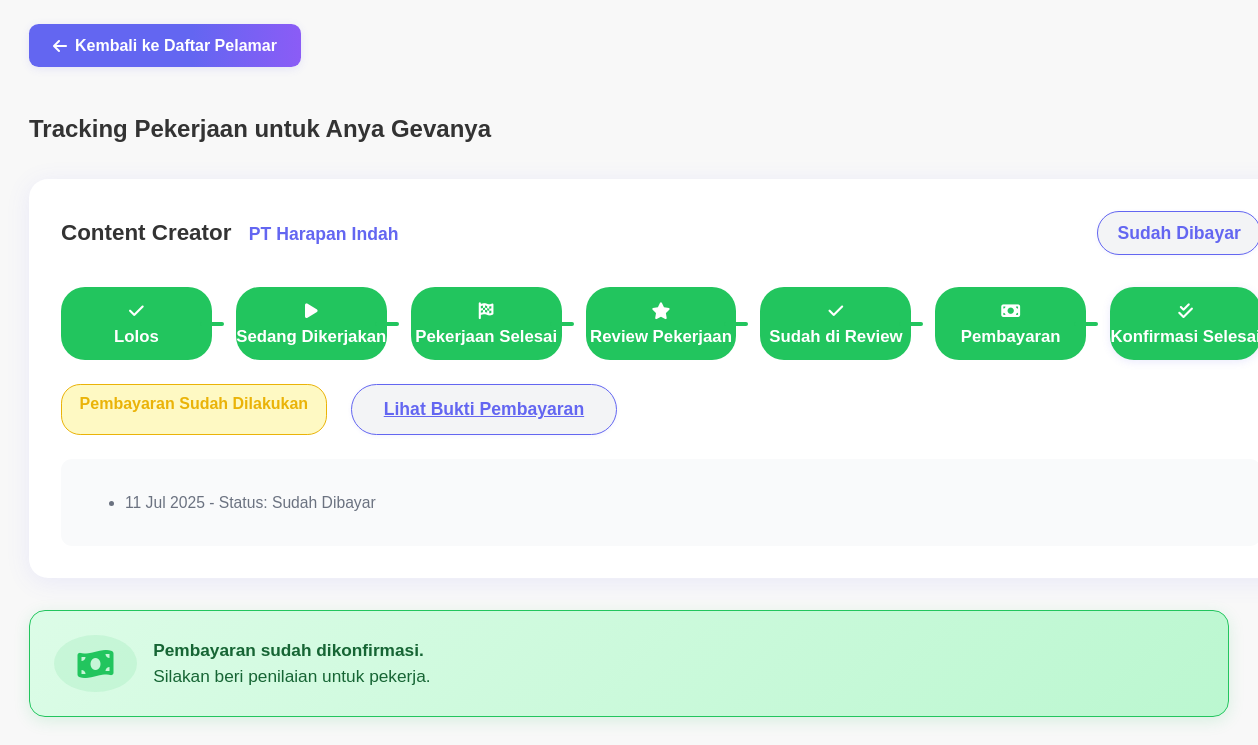
Page /src/pages/tracking-pekerjaan.php?app_id=2 on the committed database.
### tables this page shows
CREATE TABLE `applications` (
  `id` int(11) NOT NULL,
  `user_id` int(11) NOT NULL,
  `job_id` int(11) NOT NULL,
  `cover_letter` text DEFAULT NULL,
  `cv_file` varchar(255) DEFAULT NULL,
  `expected_salary` decimal(10,2) DEFAULT NULL,
  `availability` varchar(50) DEFAULT NULL,
  `additional_info` text DEFAULT NULL,
  `status` enum('menunggu','direview','terseleksi','interview','lolos','tidak_terseleksi','tidak_lolos') NOT NULL DEFAULT 'menunggu',
  `work_status` enum('not_started','in_progress','completed','reviewed','sudah_direview','waiting_worker_confirmation','paid') DEFAULT 'not_started',
  `applied_at` timestamp NOT NULL DEFAULT current_timestamp(),
  `updated_at` timestamp NOT NULL DEFAULT current_timestamp() ON UPDATE current_timestamp(),
  `payment_proof` varchar(255) DEFAULT NULL
);

CREATE TABLE `users` (
  `id` int(11) NOT NULL,
  `name` varchar(100) NOT NULL,
  `email` varchar(100) NOT NULL,
  `password` varchar(255) NOT NULL,
  `profile_picture` varchar(255) DEFAULT NULL,
  `bio` text DEFAULT NULL,
  `specializations` varchar(255) DEFAULT NULL,
  `linkedin_url` varchar(255) DEFAULT NULL,
  `instagram_url` varchar(255) DEFAULT NULL,
  `facebook_url` varchar(255) DEFAULT NULL,
  `twitter_url` varchar(255) DEFAULT NULL,
  `education` text DEFAULT NULL,
  `portfolio_url` varchar(255) DEFAULT NULL,
  `cv_url` varchar(255) DEFAULT NULL,
  `created_at` timestamp NOT NULL DEFAULT current_timestamp(),
  `bank_account` varchar(100) DEFAULT NULL,
  `bank_name` varchar(50) DEFAULT NULL
);

CREATE TABLE `jobs` (
  `id` int(11) NOT NULL,
  `title` varchar(255) NOT NULL,
  `brief_description` varchar(200) DEFAULT NULL,
  `full_description` text DEFAULT NULL,
  `category` varchar(100) DEFAULT NULL,
  `location` varchar(100) DEFAULT NULL,
  `payment_type` varchar(50) DEFAULT NULL,
  `amount` decimal(15,2) DEFAULT NULL,
  `currency` varchar(10) DEFAULT NULL,
  `requirements` text DEFAULT NULL,
  `company_name` varchar(100) DEFAULT NULL,
  `company_email` varchar(100) DEFAULT NULL,
  `company_logo_url` varchar(255) DEFAULT NULL,
  `posted_by` int(11) DEFAULT NULL,
  `created_at` timestamp NOT NULL DEFAULT current_timestamp(),
  `status` enum('TERBUKA','TERTUTUP') NOT NULL DEFAULT 'TERBUKA'
);

### src/pages/tracking-pekerjaan.php (the view, shortened to what this page needs)
<?php
require_once '../db/connection.php';
$app_id = intval($_GET['app_id']);
$query = mysqli_query($conn, "SELECT a.*, u.name, u.bank_account, u.bank_name, j.title, j.company_name, j.posted_by FROM applications a JOIN users u ON a.user_id = u.id JOIN jobs j ON a.job_id = j.id WHERE a.id='$app_id'");
$app = mysqli_fetch_assoc($query);
$is_worker = ($_SESSION['user_id'] == $app['user_id']);
$is_employer = ($_SESSION['user_id'] == $app['posted_by']);
$work_status = strtolower($app['work_status'] ?? 'not_started');
?>
<!DOCTYPE html>
<html lang="id">
<head>
    <link rel="stylesheet" href="../styles/tracking.css">
    <link rel="stylesheet" href="https://cdnjs.cloudflare.com/ajax/libs/font-awesome/6.4.0/css/all.min.css">
</head>
<body>
    <div class="container">
        <a href="applicants-list.php?job_id=<?= $app['job_id'] ?>" class="back-btn">
            <i class="fa fa-arrow-left"></i> Kembali ke Daftar Pelamar
        </a>
        <h2>Tracking Pekerjaan untuk <?= htmlspecialchars($app['name']) ?></h2>
<div class="progress-card">
  <div class="job-header">
    <h2><?= htmlspecialchars($app['job_title'] ?? $app['title']) ?> <span class="company"><?= htmlspecialchars($app['company_name']) ?></span></h2>
    <span class="badge badge-status badge-<?= $work_status ?><?php if($work_status=='reviewed') echo ' badge-reviewed'; ?>">
      <?php
        $status_display = [
          'not_started' => 'Lolos',
          'in_progress' => 'Sedang Dikerjakan',
          'completed' => 'Pekerjaan Selesai',
          'reviewed' => 'Review Pekerjaan',
          'sudah_direview' => 'Sudah di Review',
          'waiting_worker_confirmation' => 'Menunggu Konfirmasi Pekerja',
          'paid' => 'Sudah Dibayar'
        ];
        echo $status_display[$work_status] ?? 'Lolos';
      ?>
    </span>
  </div>
  <div class="progress-stepper">
    <div class="progress-step <?= $work_status=='not_started'?'active':($work_status!='not_started'?'completed':'') ?>">
      <i class="fa fa-check"></i><br>Lolos
    </div>
    <div class="progress-step <?= $work_status=='in_progress'?'active':(in_array($work_status,['completed','reviewed','waiting_worker_confirmation','paid'])?'completed':'') ?>">
      <i class="fa fa-play"></i><br>Sedang Dikerjakan
    </div>
    <div class="progress-step <?= $work_status=='completed'?'active':(in_array($work_status,['reviewed','waiting_worker_confirmation','paid'])?'completed':'') ?>">
      <i class="fa fa-flag-checkered"></i><br>Pekerjaan Selesai
    </div>
    <div class="progress-step <?= $work_status=='reviewed'?'active':($work_status=='sudah_direview'?'completed':(in_array($work_status,['waiting_worker_confirmation','paid'])?'completed':'') ) ?>">
      <i class="fa fa-star"></i><br>Review Pekerjaan
    </div>
    <div class="progress-step <?= $work_status=='sudah_direview'?'active':(in_array($work_status,['waiting_worker_confirmation','paid'])?'completed':'') ?>">
      <i class="fa fa-check"></i><br>Sudah di Review
    </div>
    <div class="progress-step <?= $work_status=='waiting_worker_confirmation'?'active':($work_status=='paid'?'completed':'') ?>">
      <i class="fa fa-money-bill"></i><br>Pembayaran
    </div>
    <div class="progress-step <?= $work_status=='paid'?'active completed':'' ?>">
      <i class="fa fa-check-double"></i><br>Konfirmasi Selesai
    </div>
  </div>
  <div class="progress-actions">
    <?php if ($work_status=='not_started' && $is_worker): ?>
      <button class="btn btn-primary" onclick="updateProgress(<?= $app['id'] ?>, 'dikerjakan')">Mulai Dikerjakan</button>
    <?php elseif ($work_status=='in_progress' && $is_worker): ?>
      <button class="btn btn-primary" onclick="updateProgress(<?= $app['id'] ?>, 'sudah_dikerjakan')">Pekerjaan Selesai</button>
    <?php elseif ($work_status=='completed' && $is_employer): ?>
      <button class="btn btn-primary" onclick="reviewPekerjaan(<?= $app['id'] ?>)">Review Pekerjaan</button>
    <?php elseif ($work_status=='reviewed' && $is_employer): ?>
      <button class="btn btn-primary" onclick="updateProgress(<?= $app['id'] ?>, 'sudah_direview')">Sudah di Review</button>
    <?php elseif ($work_status=='sudah_direview' && $is_employer): ?>
      <button class="btn btn-primary" onclick='openPaymentModal(<?= json_encode((string)$app['id']) ?>, <?= json_encode($app['bank_account'] ?? "") ?>, <?= json_encode($app['bank_name'] ?? "") ?>)'>Lakukan Pembayaran</button>
    <?php elseif ($work_status=='paid' && $is_employer): ?>
      <button class="btn btn-info" onclick="openRatingModal(<?= $app['id'] ?>)">Beri Penilaian</button>
    <?php elseif ($work_status=='paid'): ?>
      <span class="badge badge-pembayaran">Pembayaran Sudah Dilakukan</span>
      <a href="../<?= $app['payment_proof'] ?>" class="btn btn-secondary" target="_blank">Lihat Bukti Pembayaran</a>
    <?php endif; ?>
  </div>
  <div class="progress-log">
    <ul>
      <li><?= date('d M Y', strtotime($app['updated_at'] ?? $app['applied_at'])) ?> - Status: <?= $status_display[$work_status] ?? 'Lolos' ?></li>
    </ul>
  </div>
</div>
        <div style="margin-top:2rem;">
        <?php if ($work_status == 'not_started'): ?>
            <div class="info-card info-welcome">
                <i class="fa fa-user-check"></i>
                <div class="info-text">
                    <strong>Pekerja telah diterima.</strong><br>
                    Menunggu mulai pengerjaan.
                </div>
            </div>
        <?php elseif ($work_status == 'paid'): ?>
            <div class="info-card info-paid">
                <i class="fa fa-money-bill-wave"></i>
                <div class="info-text">
                    <strong>Pembayaran sudah dikonfirmasi.</strong><br>
                    Silakan beri penilaian untuk pekerja.
                </div>
            </div>
        <?php endif; ?>
        </div>
    </div>
</body>
</html>

### src/styles/tracking.css (style rules this page uses)
body { font-family: sans-serif; background: #f8f8f8; color: #333; margin: 0; padding: 0; line-height: 1.5; }
.container { max-width: 1200px; margin-left: auto; margin-right: auto; padding-left: 1rem; padding-right: 1rem; }
.badge-pembayaran { background: #fef9c3; color: #eab308; border: 1.5px solid #eab308; border-radius: 1.2rem; padding: 0.4rem 1.1rem; font-weight: 600; font-size: 1rem; margin-right: 0.5rem; }
.progress-card { background: #fff; border-radius: 1.2rem; box-shadow: 0 4px 24px rgba(99,102,241,0.10); padding: 2rem; margin: 2rem 0; max-width: 100vw; width: 100%; margin-left: auto; margin-right: auto; }
.job-header { display: flex; justify-content: space-between; align-items: center; flex-wrap: wrap; gap: 1rem; }
.job-header h2 { font-size: 1.4rem; font-weight: 700; margin: 0; }
.job-header .company { font-size: 1.1rem; color: #6366f1; margin-left: 0.7rem; font-weight: 600; }
.badge-status { font-size: 1.1rem; padding: 0.5rem 1.2rem; border-radius: 2rem; font-weight: 600; background: #f3f4f6; color: #6366f1; border: 1.5px solid #6366f1; box-shadow: 0 1px 4px rgba(99,102,241,0.07); }
.progress-stepper { display: flex; gap: 1.5rem; margin: 2rem 0 1.5rem 0; justify-content: space-between; flex-wrap: nowrap; overflow-x: visible; width: 100%; }
.progress-step { flex: 1 1 0; min-width: 120px; text-align: center; position: relative; padding: 0.7rem 0; border-radius: 1.5rem; background: #f3f4f6; color: #888; font-size: 1.05rem; font-weight: 500; transition: background 0.2s, color 0.2s; }
.progress-step.active { background: #6366f1; color: #fff; font-weight: bold; box-shadow: 0 2px 8px rgba(99,102,241,0.13); }
.progress-step.completed { background: #22c55e; color: #fff; font-weight: bold; }
.progress-step:not(:last-child)::after { content: ''; position: absolute; right: -0.75rem; top: 50%; transform: translateY(-50%); width: 1.5rem; height: 4px; background: #e5e7eb; z-index: 0; border-radius: 2px; }
.progress-step.completed:not(:last-child)::after { background: #22c55e; }
.progress-actions { display: flex; gap: 1rem; margin: 1.5rem 0 0.5rem 0; flex-wrap: wrap; }
.btn { padding: 0.7rem 2rem; border-radius: 2rem; font-size: 1.1rem; font-weight: 600; cursor: pointer; transition: background 0.18s, color 0.18s, box-shadow 0.18s; box-shadow: 0 1px 4px rgba(99,102,241,0.07); border: none; outline: none; }
.btn-secondary { background: #f3f4f6; color: #6366f1; border: 1.5px solid #6366f1; }
.progress-log { margin-top: 1.5rem; font-size: 0.98rem; color: #6b7280; background: #f9fafb; border-radius: 0.7rem; padding: 1rem 1.5rem; }
.back-btn { display: inline-flex; align-items: center; gap: 0.5rem; background: linear-gradient(90deg, #6366f1 60%, #8b5cf6 100%); color: #fff; border: none; border-radius: 0.6rem; padding: 0.6rem 1.5rem; font-size: 1rem; font-weight: 600; margin-top: 1.5rem; margin-bottom: 1.5rem; box-shadow: 0 2px 8px rgba(99,102,241,0.13); cursor: pointer; text-decoration: none; transition: background 0.2s, box-shadow 0.2s, transform 0.1s; }
.info-card .info-text { flex: 1; font-size: 1.08rem; color: #166534; }
.info-card.info-paid { background: linear-gradient(135deg, #dcfce7 0%, #bbf7d0 100%); border: 1.5px solid #22c55e; color: #166534; padding: 1.5rem; border-radius: 1rem; display: flex; align-items: center; gap: 1rem; margin: 1rem 0; box-shadow: 0 4px 16px rgba(34,197,94,0.15); transition: transform 0.2s, box-shadow 0.2s; }
.info-card.info-paid i { font-size: 2rem; color: #22c55e; background: rgba(34,197,94,0.1); padding: 0.8rem; border-radius: 50%; min-width: 3.6rem; text-align: center; }

### rows in the picture
applications: user.name "Anya Gevanya", job.title "Content Creator", job.company_name "PT Harapan Indah", work_status "Sudah Dibayar", updated_at "11 Jul 2025"
